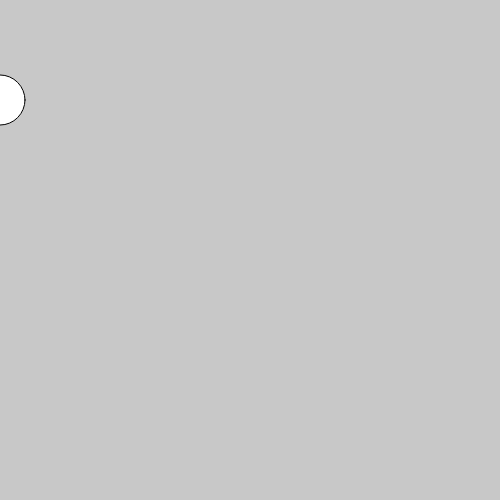
Frame 1 (no input)
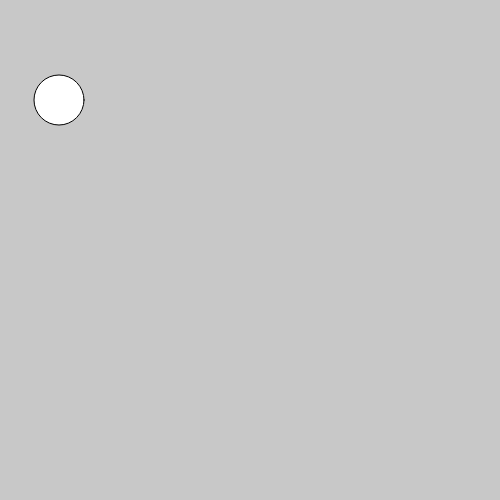
Frame 60 (no input)
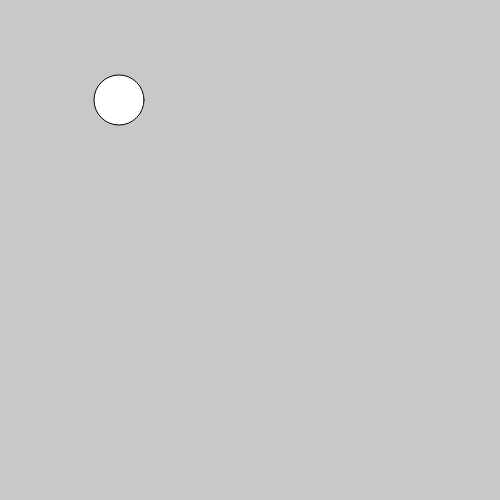
Frame 120 (the mouse pressed at the canvas centre since frame 60)

The p5.js sketch that drew these frames (run headless with seeded random() and noise() and a simulated clock; from frame 60 on, the mouse is pressed at the canvas centre):

// p5.js sketch
// ── sketch.js
let posicionX = 0;
let posicionY = 100;

function setup() 
{
	createCanvas(500, 500);
}

function draw()
{
    background(200)
    ellipse(posicionX,posicionY,50);
    posicionX++; //posicionX = posicionX + 1;
}
